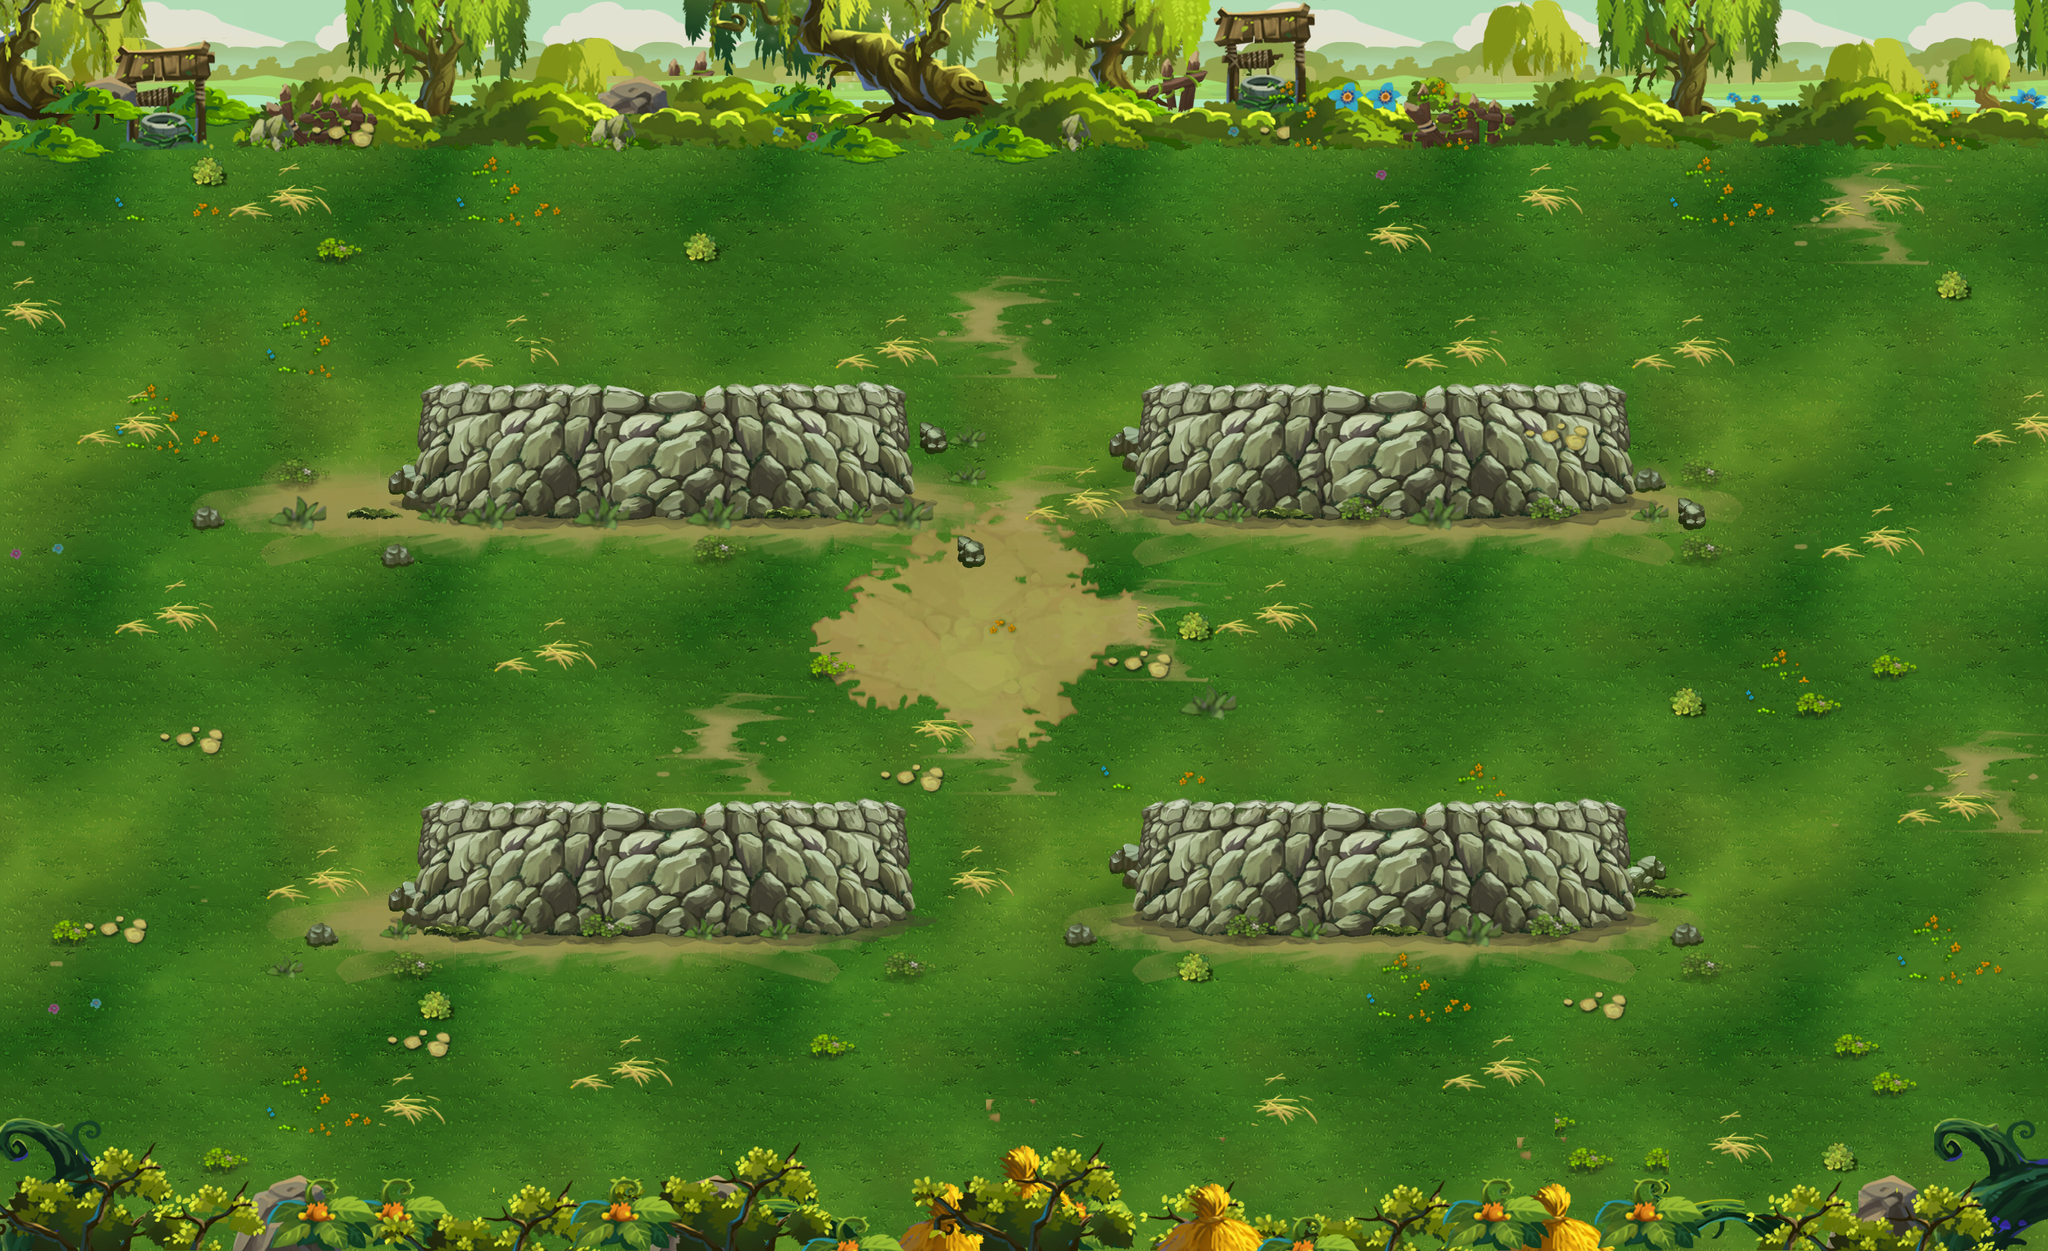

A 2D game scene composited from a Tiled map and its tileset images. What follows is a short description and the map's XML, with each tile layer's data collapsed to a summary:
An orthogonal 54x33 tile map with 64x64 px tiles, 7 tile layers (layer1, layer2, layer3, layer4, ...), 3 tilesets and 47 objects (4x 1, 4x 2, 4x 3, 4x 4, 4x 5, ...).

<map version="1.0" orientation="orthogonal" renderorder="right-down" width="54" height="33" tilewidth="64" tileheight="64" nextobjectid="82">
 <tileset firstgid="1" name="moba_caodi1" tilewidth="64" tileheight="64">
  <image source="moba_caodi1.png" width="1029" height="1412" />
 </tileset>
 <tileset firstgid="353" name="moba_caodi2" tilewidth="64" tileheight="64">
  <image source="moba_caodi2.png" width="576" height="704" />
 </tileset>
 <tileset firstgid="452" name="moba_caodi3" tilewidth="64" tileheight="64">
  <image source="moba_caodi3.png" width="576" height="577" />
 </tileset>
 <layer name="layer1" width="54" height="33">
  <data>[1782 cells, 162 non-empty, 18 distinct tile ids]</data>
 </layer>
 <layer name="layer2" width="54" height="33">
  <data>[1782 cells, 1620 non-empty, 99 distinct tile ids]</data>
 </layer>
 <layer name="layer3" width="54" height="33">
  <data>[1782 cells, 575 non-empty, 227 distinct tile ids]</data>
 </layer>
 <layer name="layer4" width="54" height="33">
  <data>[1782 cells, 49 non-empty, 27 distinct tile ids]</data>
 </layer>
 <layer name="layer5" width="54" height="33">
  <data>[1782 cells, 557 non-empty, 161 distinct tile ids]</data>
 </layer>
 <layer name="layer6" width="54" height="33">
  <data>[1782 cells, 254 non-empty, 75 distinct tile ids]</data>
 </layer>
 <layer name="layer7" width="54" height="33">
  <data>[1782 cells, 71 non-empty, 24 distinct tile ids]</data>
 </layer>
 <objectgroup name="jian_zhu_pos" visible="0">
  <object id="1" name="1" x="256" y="1090" width="64" height="64">
   <properties>
    <property name="camp" value="1" />
    <property name="type" value="9" />
   </properties>
  </object>
  <object id="2" name="2" x="3136" y="1088" width="64" height="64">
   <properties>
    <property name="camp" value="2" />
    <property name="type" value="9" />
   </properties>
  </object>
  <object id="3" name="3" x="2944" y="768" width="64" height="64">
   <properties>
    <property name="camp" value="2" />
    <property name="type" value="7" />
   </properties>
  </object>
  <object id="4" name="4" x="2944" y="1472" width="64" height="64">
   <properties>
    <property name="camp" value="2" />
    <property name="type" value="7" />
   </properties>
  </object>
  <object id="5" name="5" x="448" y="768" width="64" height="64">
   <properties>
    <property name="camp" value="1" />
    <property name="type" value="7" />
   </properties>
  </object>
  <object id="6" name="6" x="448" y="1472" width="64" height="64">
   <properties>
    <property name="camp" value="1" />
    <property name="type" value="7" />
   </properties>
  </object>
  <object id="7" name="7" x="1088" y="448" width="64" height="64">
   <properties>
    <property name="camp" value="1" />
    <property name="type" value="6" />
   </properties>
  </object>
  <object id="8" name="8" x="2304" y="448" width="64" height="64">
   <properties>
    <property name="camp" value="2" />
    <property name="type" value="6" />
   </properties>
  </object>
  <object id="9" name="9" x="1088" y="1728" width="64" height="64">
   <properties>
    <property name="camp" value="1" />
    <property name="type" value="6" />
   </properties>
  </object>
  <object id="10" name="10" x="2304" y="1728" width="64" height="64">
   <properties>
    <property name="camp" value="2" />
    <property name="type" value="6" />
   </properties>
  </object>
  <object id="11" name="11" x="832" y="1088" width="64" height="64">
   <properties>
    <property name="camp" value="1" />
    <property name="type" value="7" />
   </properties>
  </object>
  <object id="12" name="12" x="2560" y="1088" width="64" height="64">
   <properties>
    <property name="camp" value="2" />
    <property name="type" value="7" />
   </properties>
  </object>
  <object id="13" name="13" x="1280" y="1088" width="64" height="64">
   <properties>
    <property name="camp" value="1" />
    <property name="type" value="6" />
   </properties>
  </object>
  <object id="14" name="14" x="2112" y="1088" width="64" height="64">
   <properties>
    <property name="camp" value="2" />
    <property name="type" value="6" />
   </properties>
  </object>
 </objectgroup>
 <objectgroup name="xiao_bing_pos" visible="0">
  <object id="15" name="1" x="512" y="320">
   <properties>
    <property name="camp" value="1" />
    <property name="fangxiang" value="1" />
   </properties>
   <polyline points="0,0 64,64 128,128 64,192 0,256" />
  </object>
  <object id="16" name="2" x="512" y="1600">
   <properties>
    <property name="camp" value="1" />
    <property name="fangxiang" value="3" />
   </properties>
   <polyline points="0,0 64,64 128,128 64,192 0,256" />
  </object>
  <object id="17" name="3" x="832" y="960">
   <properties>
    <property name="camp" value="1" />
    <property name="fangxiang" value="2" />
   </properties>
   <polyline points="0,0 -64,64 -128,128 -64,192 0,256" />
  </object>
  <object id="18" name="4" x="2944" y="320">
   <properties>
    <property name="camp" value="2" />
    <property name="fangxiang" value="1" />
   </properties>
   <polyline points="0,0 -64,64 -128,128 -64,192 0,256" />
  </object>
  <object id="19" name="5" x="2944" y="1600">
   <properties>
    <property name="camp" value="2" />
    <property name="fangxiang" value="3" />
   </properties>
   <polyline points="0,0 -64,64 -128,128 -64,192 0,256" />
  </object>
  <object id="20" name="6" x="2624" y="960">
   <properties>
    <property name="camp" value="2" />
    <property name="fangxiang" value="2" />
   </properties>
   <polyline points="0,0 64,64 128,128 64,192 0,256" />
  </object>
 </objectgroup>
 <objectgroup name="wu_jiang_pos" visible="0">
  <object id="21" name="1" x="576" y="1024" width="64" height="64">
   <properties>
    <property name="camp" value="1" />
    <property name="index" value="2" />
   </properties>
  </object>
  <object id="22" name="2" x="576" y="1088" width="64" height="64">
   <properties>
    <property name="camp" value="1" />
    <property name="index" value="1" />
   </properties>
  </object>
  <object id="23" name="3" x="576" y="1152" width="64" height="64">
   <properties>
    <property name="camp" value="1" />
    <property name="index" value="3" />
   </properties>
  </object>
  <object id="24" name="4" x="576" y="960" width="64" height="64">
   <properties>
    <property name="camp" value="1" />
    <property name="index" value="4" />
   </properties>
  </object>
  <object id="25" name="5" x="576" y="1216" width="64" height="64">
   <properties>
    <property name="camp" value="1" />
    <property name="index" value="5" />
   </properties>
  </object>
  <object id="26" name="6" x="2816" y="1088" width="64" height="64">
   <properties>
    <property name="camp" value="2" />
    <property name="index" value="1" />
   </properties>
  </object>
  <object id="27" name="7" x="2816" y="1024" width="64" height="64">
   <properties>
    <property name="camp" value="2" />
    <property name="index" value="2" />
   </properties>
  </object>
  <object id="28" name="8" x="2816" y="1152" width="64" height="64">
   <properties>
    <property name="camp" value="2" />
    <property name="index" value="3" />
   </properties>
  </object>
  <object id="29" name="9" x="2816" y="960" width="64" height="64">
   <properties>
    <property name="camp" value="2" />
    <property name="index" value="4" />
   </properties>
  </object>
  <object id="30" name="10" x="2816" y="1216" width="64" height="64">
   <properties>
    <property name="camp" value="2" />
    <property name="index" value="5" />
   </properties>
  </object>
 </objectgroup>
 <objectgroup name="zhang_ai_rect">
  <!-- 17 objects omitted --></objectgroup>
</map>
<!-- 17 of 47 objects omitted -->